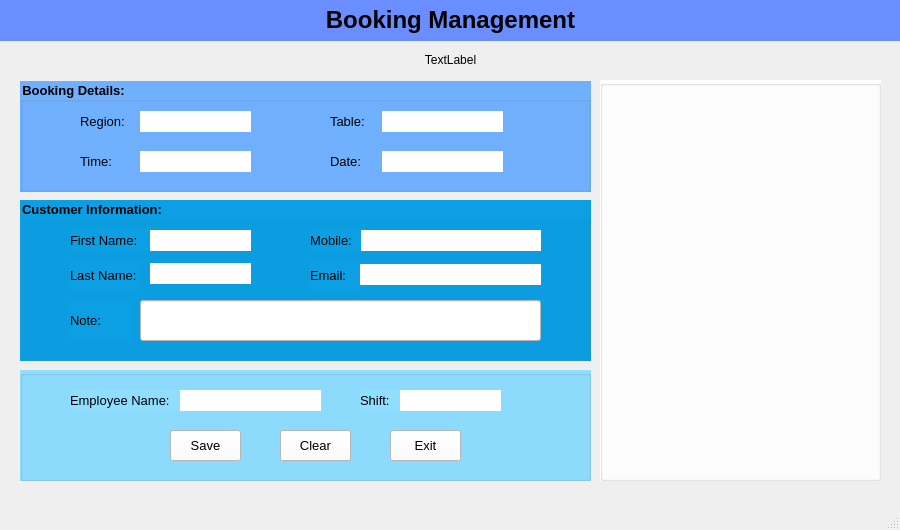
<?xml version="1.0" encoding="UTF-8"?>
<ui version="4.0">
 <class>MainWindow</class>
 <widget class="QMainWindow" name="MainWindow">
  <property name="geometry">
   <rect>
    <x>0</x>
    <y>0</y>
    <width>900</width>
    <height>530</height>
   </rect>
  </property>
  <property name="windowTitle">
   <string>MainWindow</string>
  </property>
  <property name="styleSheet">
   <string notr="true"/>
  </property>
  <widget class="QWidget" name="centralwidget">
   <widget class="QLabel" name="label">
    <property name="geometry">
     <rect>
      <x>0</x>
      <y>0</y>
      <width>901</width>
      <height>41</height>
     </rect>
    </property>
    <property name="font">
     <font>
      <pointsize>18</pointsize>
      <weight>75</weight>
      <bold>true</bold>
     </font>
    </property>
    <property name="styleSheet">
     <string notr="true">background-color: rgb(106, 141, 255);</string>
    </property>
    <property name="text">
     <string>&lt;html&gt;&lt;head/&gt;&lt;body&gt;&lt;p align=&quot;center&quot;&gt;&lt;span style=&quot; font-weight:600;&quot;&gt;Booking Management&lt;/span&gt;&lt;/p&gt;&lt;/body&gt;&lt;/html&gt;</string>
    </property>
   </widget>
   <widget class="QGroupBox" name="groupBox">
    <property name="geometry">
     <rect>
      <x>20</x>
      <y>81</y>
      <width>571</width>
      <height>111</height>
     </rect>
    </property>
    <property name="font">
     <font>
      <pointsize>10</pointsize>
      <weight>75</weight>
      <bold>true</bold>
     </font>
    </property>
    <property name="styleSheet">
     <string notr="true">background-color: rgb(112, 177, 255);
</string>
    </property>
    <property name="title">
     <string>Booking Details:</string>
    </property>
    <widget class="QLineEdit" name="lineEditTable">
     <property name="geometry">
      <rect>
       <x>362</x>
       <y>30</y>
       <width>121</width>
       <height>21</height>
      </rect>
     </property>
     <property name="styleSheet">
      <string notr="true">background-color: rgb(255, 255, 255);</string>
     </property>
     <property name="frame">
      <bool>false</bool>
     </property>
    </widget>
    <widget class="QLineEdit" name="lineEditDate">
     <property name="geometry">
      <rect>
       <x>362</x>
       <y>70</y>
       <width>121</width>
       <height>21</height>
      </rect>
     </property>
     <property name="styleSheet">
      <string notr="true">background-color: rgb(255, 255, 255);</string>
     </property>
     <property name="frame">
      <bool>false</bool>
     </property>
    </widget>
    <widget class="QLabel" name="label_2">
     <property name="geometry">
      <rect>
       <x>60</x>
       <y>30</y>
       <width>51</width>
       <height>21</height>
      </rect>
     </property>
     <property name="font">
      <font>
       <pointsize>10</pointsize>
      </font>
     </property>
     <property name="text">
      <string>&lt;html&gt;&lt;head/&gt;&lt;body&gt;&lt;p&gt;Region:&lt;/p&gt;&lt;/body&gt;&lt;/html&gt;</string>
     </property>
    </widget>
    <widget class="QLabel" name="label_4">
     <property name="geometry">
      <rect>
       <x>310</x>
       <y>30</y>
       <width>51</width>
       <height>21</height>
      </rect>
     </property>
     <property name="font">
      <font>
       <pointsize>10</pointsize>
      </font>
     </property>
     <property name="text">
      <string>&lt;html&gt;&lt;head/&gt;&lt;body&gt;&lt;p&gt;Table:&lt;/p&gt;&lt;/body&gt;&lt;/html&gt;</string>
     </property>
    </widget>
    <widget class="QLabel" name="label_5">
     <property name="geometry">
      <rect>
       <x>310</x>
       <y>70</y>
       <width>51</width>
       <height>21</height>
      </rect>
     </property>
     <property name="font">
      <font>
       <pointsize>10</pointsize>
      </font>
     </property>
     <property name="text">
      <string>&lt;html&gt;&lt;head/&gt;&lt;body&gt;&lt;p&gt;Date:&lt;/p&gt;&lt;/body&gt;&lt;/html&gt;</string>
     </property>
    </widget>
    <widget class="QLineEdit" name="lineEditTime">
     <property name="geometry">
      <rect>
       <x>120</x>
       <y>70</y>
       <width>111</width>
       <height>21</height>
      </rect>
     </property>
     <property name="styleSheet">
      <string notr="true">background-color: rgb(255, 255, 255);</string>
     </property>
     <property name="frame">
      <bool>false</bool>
     </property>
    </widget>
    <widget class="QLineEdit" name="lineEditRegion">
     <property name="geometry">
      <rect>
       <x>120</x>
       <y>30</y>
       <width>111</width>
       <height>21</height>
      </rect>
     </property>
     <property name="styleSheet">
      <string notr="true">background-color: rgb(255, 255, 255);</string>
     </property>
     <property name="frame">
      <bool>false</bool>
     </property>
    </widget>
    <widget class="QLabel" name="label_11">
     <property name="geometry">
      <rect>
       <x>60</x>
       <y>70</y>
       <width>51</width>
       <height>21</height>
      </rect>
     </property>
     <property name="font">
      <font>
       <pointsize>10</pointsize>
      </font>
     </property>
     <property name="text">
      <string>&lt;html&gt;&lt;head/&gt;&lt;body&gt;&lt;p&gt;Time:&lt;/p&gt;&lt;/body&gt;&lt;/html&gt;</string>
     </property>
    </widget>
   </widget>
   <widget class="QGroupBox" name="groupBox_2">
    <property name="geometry">
     <rect>
      <x>20</x>
      <y>200</y>
      <width>571</width>
      <height>161</height>
     </rect>
    </property>
    <property name="font">
     <font>
      <pointsize>10</pointsize>
      <weight>75</weight>
      <bold>true</bold>
     </font>
    </property>
    <property name="styleSheet">
     <string notr="true">background-color: rgb(12, 159, 227);</string>
    </property>
    <property name="title">
     <string>Customer Information:</string>
    </property>
    <widget class="QLabel" name="label_6">
     <property name="geometry">
      <rect>
       <x>50</x>
       <y>30</y>
       <width>111</width>
       <height>21</height>
      </rect>
     </property>
     <property name="font">
      <font>
       <pointsize>10</pointsize>
      </font>
     </property>
     <property name="text">
      <string>&lt;html&gt;&lt;head/&gt;&lt;body&gt;&lt;p&gt;First Name:&lt;/p&gt;&lt;/body&gt;&lt;/html&gt;</string>
     </property>
    </widget>
    <widget class="QLabel" name="label_7">
     <property name="geometry">
      <rect>
       <x>50</x>
       <y>100</y>
       <width>61</width>
       <height>41</height>
      </rect>
     </property>
     <property name="font">
      <font>
       <pointsize>10</pointsize>
      </font>
     </property>
     <property name="text">
      <string>&lt;html&gt;&lt;head/&gt;&lt;body&gt;&lt;p&gt;Note:&lt;/p&gt;&lt;/body&gt;&lt;/html&gt;</string>
     </property>
    </widget>
    <widget class="QLabel" name="label_9">
     <property name="geometry">
      <rect>
       <x>50</x>
       <y>60</y>
       <width>71</width>
       <height>31</height>
      </rect>
     </property>
     <property name="font">
      <font>
       <pointsize>10</pointsize>
      </font>
     </property>
     <property name="text">
      <string>&lt;html&gt;&lt;head/&gt;&lt;body&gt;&lt;p&gt;Last Name:&lt;/p&gt;&lt;/body&gt;&lt;/html&gt;</string>
     </property>
    </widget>
    <widget class="QLineEdit" name="lineEdit_FName">
     <property name="geometry">
      <rect>
       <x>130</x>
       <y>30</y>
       <width>101</width>
       <height>21</height>
      </rect>
     </property>
     <property name="styleSheet">
      <string notr="true">background-color: rgb(255, 255, 255);</string>
     </property>
     <property name="frame">
      <bool>false</bool>
     </property>
    </widget>
    <widget class="QLineEdit" name="lineEdit_Note">
     <property name="geometry">
      <rect>
       <x>120</x>
       <y>100</y>
       <width>401</width>
       <height>41</height>
      </rect>
     </property>
     <property name="styleSheet">
      <string notr="true">background-color: rgb(255, 255, 255);</string>
     </property>
    </widget>
    <widget class="QLineEdit" name="lineEdit_LName">
     <property name="geometry">
      <rect>
       <x>130</x>
       <y>63</y>
       <width>101</width>
       <height>21</height>
      </rect>
     </property>
     <property name="styleSheet">
      <string notr="true">background-color: rgb(255, 255, 255);</string>
     </property>
     <property name="frame">
      <bool>false</bool>
     </property>
    </widget>
    <widget class="QLineEdit" name="lineEdit_Mobile">
     <property name="geometry">
      <rect>
       <x>340</x>
       <y>30</y>
       <width>181</width>
       <height>21</height>
      </rect>
     </property>
     <property name="styleSheet">
      <string notr="true">background-color: rgb(255, 255, 255);</string>
     </property>
     <property name="frame">
      <bool>false</bool>
     </property>
    </widget>
    <widget class="QLabel" name="label_13">
     <property name="geometry">
      <rect>
       <x>290</x>
       <y>30</y>
       <width>51</width>
       <height>21</height>
      </rect>
     </property>
     <property name="font">
      <font>
       <pointsize>10</pointsize>
      </font>
     </property>
     <property name="autoFillBackground">
      <bool>false</bool>
     </property>
     <property name="styleSheet">
      <string notr="true"/>
     </property>
     <property name="text">
      <string>&lt;html&gt;&lt;head/&gt;&lt;body&gt;&lt;p&gt;Mobile:&lt;/p&gt;&lt;/body&gt;&lt;/html&gt;</string>
     </property>
    </widget>
    <widget class="QLabel" name="label_14">
     <property name="geometry">
      <rect>
       <x>290</x>
       <y>60</y>
       <width>51</width>
       <height>31</height>
      </rect>
     </property>
     <property name="font">
      <font>
       <pointsize>10</pointsize>
      </font>
     </property>
     <property name="autoFillBackground">
      <bool>false</bool>
     </property>
     <property name="styleSheet">
      <string notr="true"/>
     </property>
     <property name="text">
      <string>&lt;html&gt;&lt;head/&gt;&lt;body&gt;&lt;p&gt;Email:&lt;/p&gt;&lt;/body&gt;&lt;/html&gt;</string>
     </property>
    </widget>
    <widget class="QLineEdit" name="lineEdit_Email">
     <property name="geometry">
      <rect>
       <x>340</x>
       <y>64</y>
       <width>181</width>
       <height>21</height>
      </rect>
     </property>
     <property name="styleSheet">
      <string notr="true">background-color: rgb(255, 255, 255);</string>
     </property>
     <property name="frame">
      <bool>false</bool>
     </property>
    </widget>
   </widget>
   <widget class="QGroupBox" name="groupBox_3">
    <property name="geometry">
     <rect>
      <x>20</x>
      <y>370</y>
      <width>571</width>
      <height>111</height>
     </rect>
    </property>
    <property name="styleSheet">
     <string notr="true">background-color: rgb(143, 222, 255);</string>
    </property>
    <property name="title">
     <string/>
    </property>
    <widget class="QLabel" name="label_8">
     <property name="geometry">
      <rect>
       <x>50</x>
       <y>20</y>
       <width>111</width>
       <height>21</height>
      </rect>
     </property>
     <property name="font">
      <font>
       <pointsize>10</pointsize>
      </font>
     </property>
     <property name="styleSheet">
      <string notr="true"/>
     </property>
     <property name="text">
      <string>Employee Name:</string>
     </property>
    </widget>
    <widget class="QLabel" name="label_10">
     <property name="geometry">
      <rect>
       <x>340</x>
       <y>20</y>
       <width>41</width>
       <height>21</height>
      </rect>
     </property>
     <property name="font">
      <font>
       <pointsize>10</pointsize>
      </font>
     </property>
     <property name="text">
      <string>Shift:</string>
     </property>
    </widget>
    <widget class="QLineEdit" name="lineEditShift">
     <property name="geometry">
      <rect>
       <x>380</x>
       <y>20</y>
       <width>101</width>
       <height>21</height>
      </rect>
     </property>
     <property name="styleSheet">
      <string notr="true">background-color: rgb(255, 255, 255);</string>
     </property>
     <property name="frame">
      <bool>false</bool>
     </property>
    </widget>
    <widget class="QLineEdit" name="lineEdit_EmpName">
     <property name="geometry">
      <rect>
       <x>160</x>
       <y>20</y>
       <width>141</width>
       <height>21</height>
      </rect>
     </property>
     <property name="styleSheet">
      <string notr="true">background-color: rgb(255, 255, 255);</string>
     </property>
     <property name="frame">
      <bool>false</bool>
     </property>
    </widget>
    <widget class="QPushButton" name="pushButtonClear">
     <property name="geometry">
      <rect>
       <x>260</x>
       <y>60</y>
       <width>71</width>
       <height>31</height>
      </rect>
     </property>
     <property name="font">
      <font>
       <pointsize>10</pointsize>
      </font>
     </property>
     <property name="styleSheet">
      <string notr="true">background-color: rgb(255, 255, 255);</string>
     </property>
     <property name="text">
      <string>Clear</string>
     </property>
     <property name="icon">
      <iconset>
       <normaloff>image/ic_delete.png</normaloff>image/ic_delete.png</iconset>
     </property>
    </widget>
    <widget class="QPushButton" name="pushButtonExit">
     <property name="geometry">
      <rect>
       <x>370</x>
       <y>60</y>
       <width>71</width>
       <height>31</height>
      </rect>
     </property>
     <property name="font">
      <font>
       <pointsize>10</pointsize>
      </font>
     </property>
     <property name="styleSheet">
      <string notr="true">background-color: rgb(255, 255, 255);</string>
     </property>
     <property name="text">
      <string>Exit</string>
     </property>
     <property name="icon">
      <iconset>
       <normaloff>image/ic_exit.png</normaloff>image/ic_exit.png</iconset>
     </property>
    </widget>
    <widget class="QPushButton" name="pushButton_Save">
     <property name="geometry">
      <rect>
       <x>150</x>
       <y>60</y>
       <width>71</width>
       <height>31</height>
      </rect>
     </property>
     <property name="font">
      <font>
       <pointsize>10</pointsize>
      </font>
     </property>
     <property name="styleSheet">
      <string notr="true">background-color: rgb(255, 255, 255);</string>
     </property>
     <property name="text">
      <string>Save</string>
     </property>
     <property name="icon">
      <iconset>
       <normaloff>image/ic_save3.png</normaloff>image/ic_save3.png</iconset>
     </property>
    </widget>
   </widget>
   <widget class="QLabel" name="label_12">
    <property name="geometry">
     <rect>
      <x>20</x>
      <y>50</y>
      <width>861</width>
      <height>21</height>
     </rect>
    </property>
    <property name="text">
     <string>&lt;html&gt;&lt;head/&gt;&lt;body&gt;&lt;p align=&quot;center&quot;&gt;TextLabel&lt;/p&gt;&lt;/body&gt;&lt;/html&gt;</string>
    </property>
   </widget>
   <widget class="QGroupBox" name="groupBox_4">
    <property name="geometry">
     <rect>
      <x>600</x>
      <y>80</y>
      <width>281</width>
      <height>401</height>
     </rect>
    </property>
    <property name="styleSheet">
     <string notr="true">background-color: rgb(255, 255, 255);</string>
    </property>
    <property name="title">
     <string/>
    </property>
   </widget>
  </widget>
  <widget class="QMenuBar" name="menubar">
   <property name="geometry">
    <rect>
     <x>0</x>
     <y>0</y>
     <width>900</width>
     <height>18</height>
    </rect>
   </property>
  </widget>
  <widget class="QStatusBar" name="statusbar"/>
 </widget>
 <tabstops>
  <tabstop>lineEditRegion</tabstop>
  <tabstop>lineEditTable</tabstop>
  <tabstop>lineEditTime</tabstop>
  <tabstop>lineEditDate</tabstop>
  <tabstop>lineEdit_FName</tabstop>
  <tabstop>lineEdit_Mobile</tabstop>
  <tabstop>lineEdit_LName</tabstop>
  <tabstop>lineEdit_Email</tabstop>
  <tabstop>lineEdit_Note</tabstop>
  <tabstop>lineEdit_EmpName</tabstop>
  <tabstop>lineEditShift</tabstop>
  <tabstop>pushButtonClear</tabstop>
  <tabstop>pushButtonExit</tabstop>
 </tabstops>
 <resources>
  <include location="image/background.qrc"/>
 </resources>
 <connections>
  <connection>
   <sender>pushButtonExit</sender>
   <signal>clicked()</signal>
   <receiver>MainWindow</receiver>
   <slot>close()</slot>
   <hints>
    <hint type="sourcelabel">
     <x>465</x>
     <y>463</y>
    </hint>
    <hint type="destinationlabel">
     <x>329</x>
     <y>258</y>
    </hint>
   </hints>
  </connection>
 </connections>
</ui>
